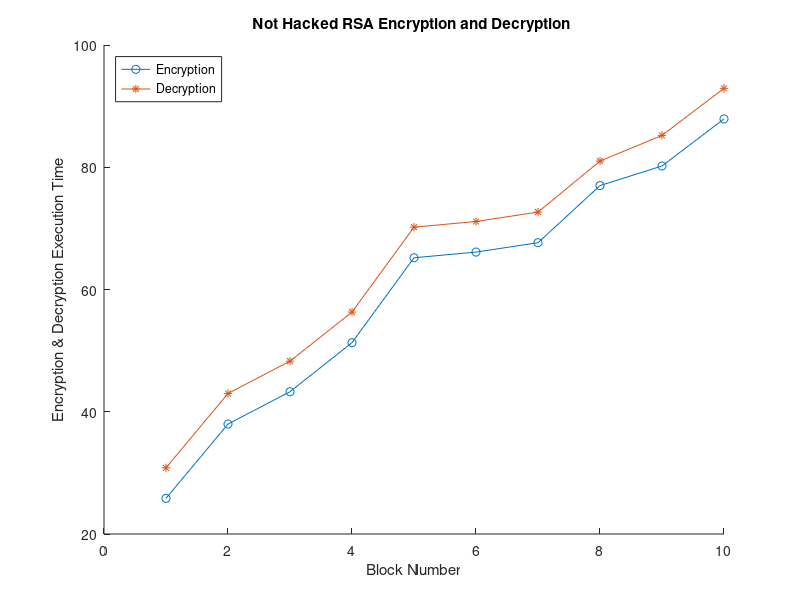

Write MATLAB code to recreate this figure.
clear all;
close all;
clc

A= dlmread("Not_hacked_blocks.csv");
x= A(:,1);
y= A(:,2);

hold on
plot(x,'-o');
plot(y,'-*');
legend('Encryption','Decryption','Location','NorthWest')
xlabel('Block Number'), ylabel('Encryption & Decryption Execution Time')
title('Not Hacked RSA Encryption and Decryption ')

